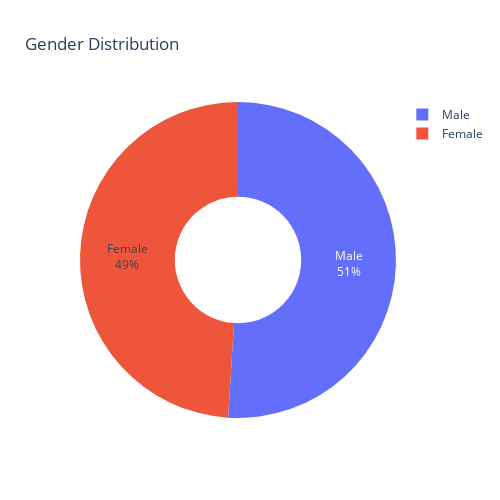

The cell this chart's notebook holds for it:
### Code cell
import plotly.express as px
import pandas as pd
import numpy as np

# --- Female Distribution ---
df = demographics_df.copy()

df['female'] = df['female'].replace({9: np.nan})

fig_female = px.pie(
    df['female'].value_counts().rename(index={0: 'Male', 1: 'Female'}),
    names=df['female'].value_counts().rename(index={0: 'Male', 1: 'Female'}).index,
    values=df['female'].value_counts().values,
    title='Gender Distribution',
    hole=0.4, width=500, height=500,
)
fig_female.update_traces(textinfo='percent+label')
fig_female.update_layout(template='plotly_white')
fig_female.show()

### Figure 1 — Plotly figure (JSON) as saved in the notebook; plotly's stock layout.template omitted (floating-point values rounded to 4 significant figures)
{"data": [{"domain": {"x": [0, 1], "y": [0, 1]}, "hole": 0.4, "hovertemplate": "label=%{label}<br>value=%{value}<extra></extra>", "labels": ["Male", "Female"], "legendgroup": "", "name": "", "showlegend": true, "textinfo": "percent+label", "type": "pie", "values": [2643, 2539]}], "layout": {"height": 500, "legend": {"tracegroupgap": 0}, "title": {"text": "Gender Distribution"}, "width": 500}}
